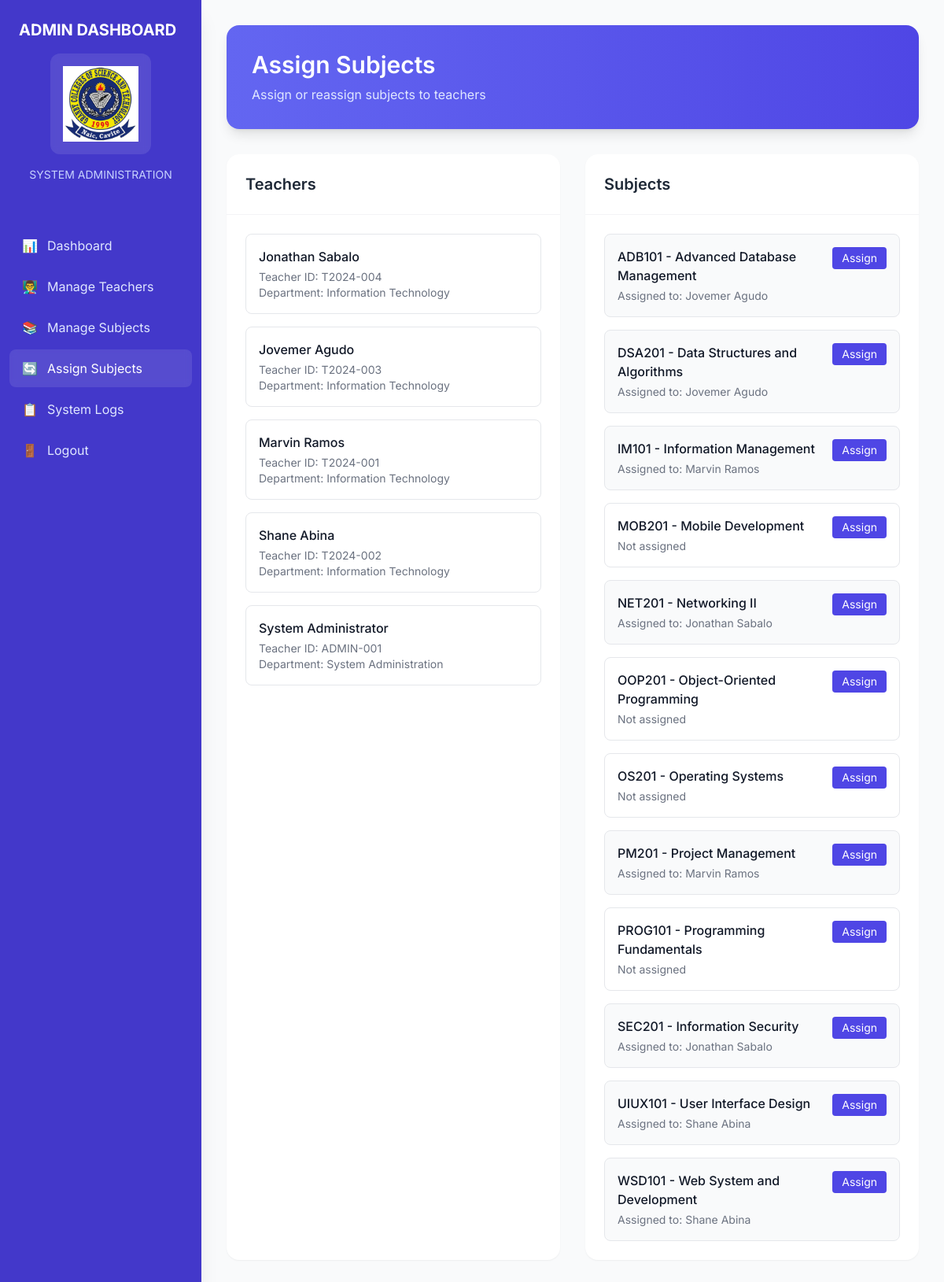
The page /assign_subjects.php (signed in) on the database its author committed.
### tables this page shows
CREATE TABLE `teachers` (
  `id` int(11) NOT NULL AUTO_INCREMENT,
  `user_id` int(11) NOT NULL,
  `teacher_id` varchar(20) NOT NULL,
  `department` varchar(50) NOT NULL,
  `created_at` timestamp NOT NULL DEFAULT current_timestamp(),
  PRIMARY KEY (`id`),
  UNIQUE KEY `teacher_id` (`teacher_id`),
  KEY `user_id` (`user_id`),
  KEY `idx_teacher_id` (`teacher_id`),
  CONSTRAINT `teachers_ibfk_1` FOREIGN KEY (`user_id`) REFERENCES `users` (`id`) ON DELETE CASCADE
);

CREATE TABLE `users` (
  `id` int(11) NOT NULL AUTO_INCREMENT,
  `username` varchar(50) NOT NULL,
  `password` varchar(255) NOT NULL,
  `role` enum('student','teacher','admin') NOT NULL,
  `full_name` varchar(100) NOT NULL,
  `email` varchar(100) NOT NULL,
  `created_at` timestamp NOT NULL DEFAULT current_timestamp(),
  PRIMARY KEY (`id`),
  UNIQUE KEY `username` (`username`),
  UNIQUE KEY `email` (`email`),
  KEY `idx_role` (`role`),
  KEY `idx_username` (`username`)
);

CREATE TABLE `subjects` (
  `id` int(11) NOT NULL AUTO_INCREMENT,
  `subject_code` varchar(20) NOT NULL,
  `subject_name` varchar(100) NOT NULL,
  `description` text DEFAULT NULL,
  `teacher_id` int(11) DEFAULT NULL,
  `created_at` timestamp NOT NULL DEFAULT current_timestamp(),
  PRIMARY KEY (`id`),
  UNIQUE KEY `subject_code` (`subject_code`),
  KEY `idx_subject_code` (`subject_code`),
  KEY `idx_teacher` (`teacher_id`),
  CONSTRAINT `subjects_ibfk_1` FOREIGN KEY (`teacher_id`) REFERENCES `teachers` (`id`) ON DELETE SET NULL
);

### assign_subjects.php (the view, shortened to what this page needs)
<?php
require_once 'auth_check.php';
$stmt = $conn->prepare("
    SELECT
        t.id,
        t.teacher_id,
        u.full_name,
        t.department
    FROM teachers t
    JOIN users u ON t.user_id = u.id
    ORDER BY u.full_name
");
$stmt->execute();
$teachers = $stmt->get_result()->fetch_all(MYSQLI_ASSOC);
$stmt = $conn->prepare("
    SELECT
        id,
        subject_code,
        subject_name,
        teacher_id
    FROM subjects
    ORDER BY subject_code
");
$stmt->execute();
$subjects = $stmt->get_result()->fetch_all(MYSQLI_ASSOC);
?>
<!DOCTYPE html>
<html lang="en">
<head>
    <script src="https://cdn.tailwindcss.com"></script>
</head>
<body class="bg-gray-50 font-sans min-h-screen">
    <div class="fixed inset-y-0 left-0 w-64 bg-indigo-700 text-white shadow-xl">
        <div class="p-6">
            <h2 class="text-xl font-bold text-white">ADMIN DASHBOARD</h2>
            <div class="mt-4 flex justify-center">
                <div class="bg-white/10 p-4 rounded-xl backdrop-blur-sm">
                    <img src="images/logo.png" alt="School Logo" class="w-24 h-24 mx-auto">
                </div>
            </div>
            <h3 class="text-sm text-indigo-200 text-center mt-4">SYSTEM ADMINISTRATION</h3>
        </div>
        <nav class="mt-8">
            <ul class="space-y-1 px-3">
                <li>
                    <a href="admin_dashboard.php" class="flex items-center px-4 py-3 text-indigo-100 hover:bg-white/10 rounded-lg transition-colors">
                        <span class="mr-3">📊</span>
                        Dashboard
                    </a>
                </li>
                <li>
                    <a href="manage_teachers.php" class="flex items-center px-4 py-3 text-indigo-100 hover:bg-white/10 rounded-lg transition-colors">
                        <span class="mr-3">👨‍🏫</span>
                        Manage Teachers
                    </a>
                </li>
                <li>
                    <a href="manage_subjects.php" class="flex items-center px-4 py-3 text-indigo-100 hover:bg-white/10 rounded-lg transition-colors">
                        <span class="mr-3">📚</span>
                        Manage Subjects
                    </a>
                </li>
                <li>
                    <a href="assign_subjects.php" class="flex items-center px-4 py-3 text-white bg-white/10 rounded-lg backdrop-blur-sm">
                        <span class="mr-3">🔄</span>
                        Assign Subjects
                    </a>
                </li>
                <li>
                    <a href="system_logs.php" class="flex items-center px-4 py-3 text-indigo-100 hover:bg-white/10 rounded-lg transition-colors">
                        <span class="mr-3">📋</span>
                        System Logs
                    </a>
                </li>
                <li>
                    <a href="logout.php" class="flex items-center px-4 py-3 text-indigo-100 hover:bg-white/10 rounded-lg transition-colors">
                        <span class="mr-3">🚪</span>
                        Logout
                    </a>
                </li>
            </ul>
        </nav>
    </div>
    <div class="ml-64 p-8">
        <div class="bg-gradient-to-r from-indigo-500 to-indigo-600 rounded-2xl p-8 text-white shadow-lg mb-8">
            <h1 class="text-3xl font-semibold mb-2">Assign Subjects</h1>
            <p class="text-indigo-100">Assign or reassign subjects to teachers</p>
        </div>
        <div class="grid grid-cols-1 lg:grid-cols-2 gap-8">
            <div class="bg-white rounded-2xl shadow-sm overflow-hidden">
                <div class="p-6 border-b border-gray-100">
                    <h2 class="text-xl font-semibold text-gray-800">Teachers</h2>
                </div>
                <div class="p-6">
                    <div class="space-y-4">
                        <?php foreach ($teachers as $teacher): ?>
                        <div class="p-4 border border-gray-200 rounded-lg hover:border-indigo-500 cursor-pointer transition-colors"
                             onclick="selectTeacher(<?php echo $teacher['id']; ?>)"
                             id="teacher-<?php echo $teacher['id']; ?>">
                            <h3 class="font-medium text-gray-900"><?php echo htmlspecialchars($teacher['full_name']); ?></h3>
                            <div class="text-sm text-gray-500 mt-1">
                                <p>Teacher ID: <?php echo htmlspecialchars($teacher['teacher_id']); ?></p>
                                <p>Department: <?php echo htmlspecialchars($teacher['department']); ?></p>
                            </div>
                        </div>
                        <?php endforeach; ?>
                    </div>
                </div>
            </div>
            <div class="bg-white rounded-2xl shadow-sm overflow-hidden">
                <div class="p-6 border-b border-gray-100">
                    <h2 class="text-xl font-semibold text-gray-800">Subjects</h2>
                </div>
                <div class="p-6">
                    <div class="space-y-4">
                        <?php foreach ($subjects as $subject): ?>
                        <div class="p-4 border border-gray-200 rounded-lg <?php echo $subject['teacher_id'] ? 'bg-gray-50' : ''; ?>"
                             id="subject-<?php echo $subject['id']; ?>">
                            <div class="flex justify-between items-start">
                                <div>
                                    <h3 class="font-medium text-gray-900">
                                        <?php echo htmlspecialchars($subject['subject_code']); ?> -
                                        <?php echo htmlspecialchars($subject['subject_name']); ?>
                                    </h3>
                                    <p class="text-sm text-gray-500 mt-1" id="subject-teacher-<?php echo $subject['id']; ?>">
                                        <?php
                                        if ($subject['teacher_id']) {
                                            foreach ($teachers as $teacher) {
                                                if ($teacher['id'] == $subject['teacher_id']) {
                                                    echo 'Assigned to: ' . htmlspecialchars($teacher['full_name']);
                                                    break;
                                                }
                                            }
                                        } else {
                                            echo 'Not assigned';
                                        }
                                        ?>
                                    </p>
                                </div>
                                <button onclick="assignSubject(<?php echo $subject['id']; ?>)"
                                        class="px-3 py-1 text-sm bg-indigo-600 text-white rounded hover:bg-indigo-700 transition-colors"
                                        id="assign-btn-<?php echo $subject['id']; ?>">
                                    Assign
                                </button>
                            </div>
                        </div>
                        <?php endforeach; ?>
                    </div>
                </div>
            </div>
        </div>
    </div>
</body>
</html>

### rows shown on the page
teachers: user.full_name "Jonathan Sabalo", teacher "T2024-004", department "Information Technology"
teachers: user.full_name "Jovemer Agudo", teacher "T2024-003", department "Information Technology"
teachers: user.full_name "Marvin Ramos", teacher "T2024-001", department "Information Technology"
teachers: user.full_name "Shane Abina", teacher "T2024-002", department "Information Technology"
teachers: user.full_name "System Administrator", teacher "ADMIN-001", department "System Administration"
subjects: subject_code "ADB101", subject_name "Advanced Database Management"
subjects: subject_code "DSA201", subject_name "Data Structures and Algorithms"
subjects: subject_code "IM101", subject_name "Information Management"
subjects: subject_code "MOB201", subject_name "Mobile Development", shows "Not assigned"
subjects: subject_code "NET201", subject_name "Networking II"
subjects: subject_code "OOP201", subject_name "Object-Oriented Programming", shows "Not assigned"
subjects: subject_code "OS201", subject_name "Operating Systems", shows "Not assigned"
subjects: subject_code "PM201", subject_name "Project Management"
subjects: subject_code "PROG101", subject_name "Programming Fundamentals", shows "Not assigned"
subjects: subject_code "SEC201", subject_name "Information Security"
subjects: subject_code "UIUX101", subject_name "User Interface Design"
subjects: subject_code "WSD101", subject_name "Web System and Development"
